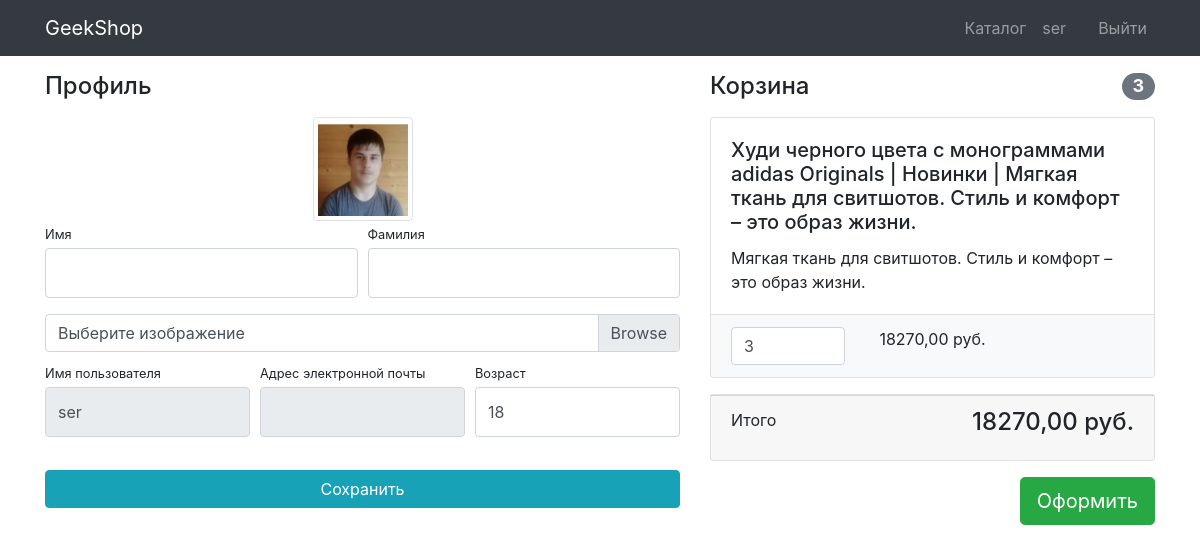
Page /authapp/profile/ (signed in) on the committed database.
### authapp/models.py (models this page shows)
class User(AbstractUser):
    image = models.ImageField(upload_to="users_image", blank=True)
    age = models.PositiveIntegerField(default=18)

### basket/models.py (models this page shows, shortened)
class Basket(models.Model):
    user = models.ForeignKey(User, on_delete=models.CASCADE)
    product = models.ForeignKey(Product, on_delete=models.CASCADE)
    quantity = models.PositiveIntegerField(default=0)
    create_timestamp = models.DateTimeField(auto_now_add=True)
    update_timestamp = models.DateTimeField(auto_now=True)
    def sum(self):
        return self.quantity * self.product.price
    def total_sum(self):
        baskets = Basket.objects.filter(user=self.user)
        return sum(basket.sum() for basket in baskets)
    def total_quantity(self):
        baskets = Basket.objects.filter(user=self.user)
        return sum(basket.quantity for basket in baskets)

### mainapp/models.py (models this page shows)
class Product(models.Model):
    name = models.CharField(max_length=200)
    image = models.ImageField(upload_to="product_images", blank=True)
    description = models.TextField(blank=True, null=True)
    price = models.DecimalField(max_digits=8, decimal_places=2)
    quantity = models.PositiveIntegerField(default=0)
    category = models.ForeignKey(ProductCategories, on_delete=models.CASCADE)
    def __str__(self):
        return f"{self.name} | {self.category} | {self.description}"

class ProductCategories(models.Model):
    name = models.CharField(max_length=200, unique=True)
    description = models.TextField(blank=True, null=True)
    def __str__(self):
        return self.name

### authapp/views.py (the view)
# urls.py: path("profile/", profile, name="profile")
@login_required
def profile(request):
    if request.method == "POST":
        form = UserProfileForm(instance=request.user, data=request.POST, files=request.FILES)
        if form.is_valid():
            form.save()
    user_select = request.user
    context = {
        "title": "Geekshop |  Профайл",
        "form": UserProfileForm(instance=request.user),
        "baskets": Basket.objects.filter(user=user_select)
    }
    return render(request, "authapp/profile.html", context)

### authapp/forms.py
class UserProfileForm(UserChangeForm):
    image = forms.ImageField(widget=forms.FileInput(), required=False)
    age = forms.IntegerField(widget=forms.NumberInput(), required=False)
    class Meta:
        model = User
        fields = ("username", "last_name", "first_name", "email", "image", "age")
    def __init__(self, *args, **kwargs):
        super(UserProfileForm, self).__init__(*args, **kwargs)
        self.fields["username"].widget.attrs["readonly"] = True
        self.fields["email"].widget.attrs["readonly"] = True
        for field_name, field in self.fields.items():
            field.widget.attrs["class"] = "form-control py-4"
        self.fields["image"].widget.attrs["class"] = "custom-file-input"

### authapp/templates/authapp/profile.html (shortened to what this page needs)
{% extends "mainapp/base.html" %}
{% load static %}
{% block css %}
  <link href="{% static "css/profile.css" %}" rel="stylesheet">
{% endblock %}
{% block content %}
<div class="container">
    <div class="row">
        <div class="col-lg-7">
            <h4 class="mt-3 mb-3">Профиль</h4>
            <div class="col-lg-12 text-center">
                <img width="100" height="100"
                     src="{% if user.image %} {{ user.image.url }} {% else %} {% static 'vendor/img/users/default_avatar.jpg' %} {% endif %}"
                     class="img-thumbnail">
            </div>
            <form action="{% url 'authapp:profile' %}" method="post" enctype="multipart/form-data">
                <div class="form-row">
                    <div class="col-lg-6">
                        <div class="form-group">
                            <label class="small mb-1" for="{{ form.first_name.id_for_label }}">Имя</label>
                            {{ form.first_name }}
                        </div>
                    </div>
                    <div class="col-lg-6">
                        <div class="form-group">
                            <label class="small mb-1" for="{{ form.last_name.id_for_label }}">Фамилия</label>
                            {{ form.last_name }}
                        </div>
                    </div>
                </div>
                <div class="form-row mb-2">
                    <div class="col-lg-12">
                        <div class="custom-file">
                            <label class="custom-file-label" for="{{ form.image.id_for_label }}">Выберите изображение</label>
                        </div>
                    </div>
                </div>
                <div class="form-row">
                    <div class="col-lg-4">
                        <label class="small mb-1" for="{{ form.username.id_for_label }}">Имя пользователя</label>
                        {{ form.username }}
                    </div>
                    <div class="col-lg-4">
                        <label class="small mb-1" for="{{ form.email.id_for_label }}">Адрес электронной
                            почты</label>
                        {{ form.email }}
                    </div>
                    <div class="col-lg-4">
                        <label class="small mb-1" for="{{ form.age.id_for_label }}">Возраст</label>
                        {{ form.age }}
                    </div>
                </div>
                <div class="form-row">
                    <div class="col-lg-12" style="margin-top: 33px;">
                        <input class="btn btn-info btn-block" type="submit" value="Сохранить">
                    </div>
                </div>
            </form>
        </div>
        {% include "basket/basket.html" %}
    </div>
</div>
{% endblock %}

### mainapp/templates/mainapp/base.html (shortened to what this page needs)
{% load static %}
<!DOCTYPE html>
<html lang="en">
<head>
  <link href="{% static "vendor/bootstrap/css/bootstrap.min.css" %}" rel="stylesheet">
  {% block css %}
  {% endblock %}
</head>
<body>
  <nav class="navbar navbar-expand-lg navbar-dark bg-dark fixed-top">
    <div class="container">
      <a class="navbar-brand" href="{% url "index" %}">GeekShop</a>
      <div class="collapse navbar-collapse" id="navbarResponsive">
        <ul class="navbar-nav ml-auto">
          <li class="nav-item">
            <a class="nav-link" href="{% url 'mainapp:products' %}">Каталог  </a>
          </li>
          {% if not user.is_authenticated %}
            <li class="nav-item">
              <a class="nav-link" href="{% url 'authapp:login' %}">Войти <i class="fas fa-sign-in-alt"></i></a>
            </li>
          {% else %}
            <li class="nav-item">
              <a class="nav-link" href="{% url 'authapp:profile' %}">{{ user.username }}
              </a>
            </li>
            <li class="nav-item">
              <a class="nav-link" href="admin/admin.html">
              </a>
            </li>
            <li class="nav-item">
              <a class="nav-link" href="{% url 'authapp:logout' %}">Выйти </a>
            </li>
          {% endif %}
        </ul>
      </div>
    </div>
  </nav>
  {% block content %}
  {% endblock %}
</body>
</html>

### basket/templates/basket/basket.html (shortened to what this page needs)
<div class="basket_list" style="display:contents">
  {% if baskets %}
  <div class="col-lg-5">
    <h4 class="mt-3 mb-3 d-flex justify-content-between align-items-center mb-3">
      Корзина <span class="badge badge-secondary badge-pill">{{ baskets.0.total_quantity }}</span>
    </h4>
    {% for basket in baskets %}
    <div class="card mb-3">
      <div class="card-body">
        <h5 class="card-title">{{ basket.product }}</h5>
        <p class="card-text">{{ basket.product.description }}</p>
      </div>
      <ul class="list-group list-group-flush">
        <li class="list-group-item bg-light">
          <div class="row text-center">
            <div class="col-lg-4">
              <input name="{{ basket.id }}" type="number" class="form-control" value="{{ basket.quantity }}" min="0">
            </div>
            <div class="col-lg-4">{{ basket.sum }} руб.</div>
            <div class="col-lg-4">
            </div>
          </div>
        </li>
      </ul>
    </div>
    {% endfor %}
    <div class="card mb-3">
      <div class="card-footer">
        <p class="float-left">Итого</p>
        <h4 class="float-right">{{ baskets.0.total_sum }} руб.</h4>
      </div>
    </div>
    <button type="button" class="btn btn-success btn-lg float-right">Оформить</button>
  </div>
  {% else %}
  <h4 class="mt-3 mb-3 text-center">Корзина пуста</h4>
  {% endif %}
</div>

### static/css/profile.css (style rules this page uses)
body { padding-top: 56px; }

### rows in the picture
User: username "ser", image (picture), age "18"
Basket: user+quantity "3", product "Худи черного цвета с монограммами adidas Originals | Новинки | Мягкая ткань для свитшотов. Стиль и комфорт – это образ жизни.", product.description "Мягкая ткань для свитшотов. Стиль и комфорт – это образ жизни.", quantity "3", sum "18270,00", user+quantity+product "18270,00"
